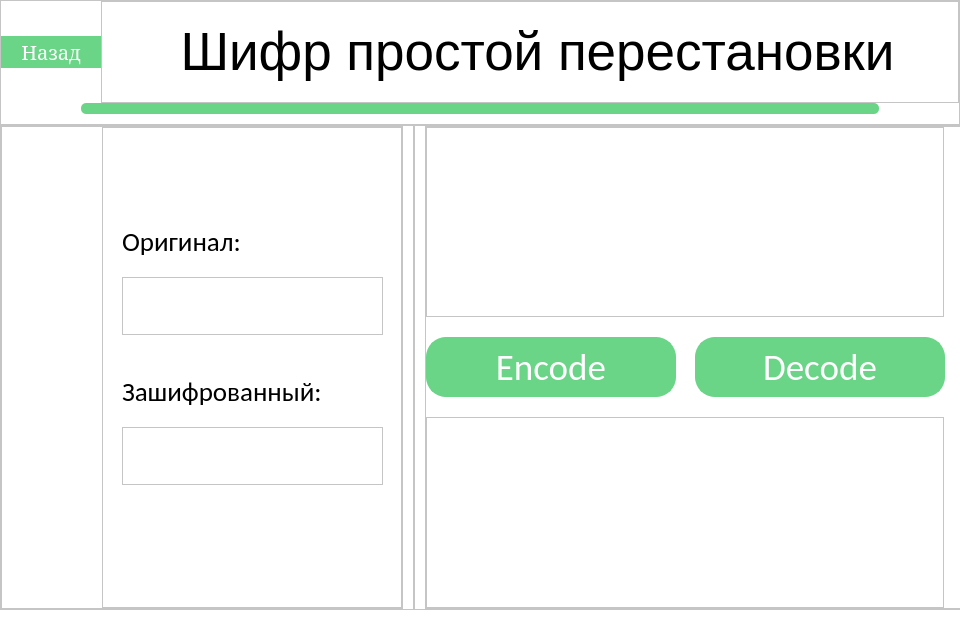
<?xml version="1.0" encoding="UTF-8"?>
<ui version="4.0">
 <class>Invoices</class>
 <widget class="QDialog" name="Invoices">
  <property name="geometry">
   <rect>
    <x>0</x>
    <y>0</y>
    <width>960</width>
    <height>620</height>
   </rect>
  </property>
  <property name="minimumSize">
   <size>
    <width>960</width>
    <height>620</height>
   </size>
  </property>
  <property name="font">
   <font>
    <family>Bauhaus 93</family>
    <pointsize>72</pointsize>
   </font>
  </property>
  <property name="windowTitle">
   <string>Invoices</string>
  </property>
  <property name="styleSheet">
   <string notr="true">background: rgb(255, 255, 255);
background-position: center;</string>
  </property>
  <layout class="QVBoxLayout" name="verticalLayout_2">
   <property name="spacing">
    <number>0</number>
   </property>
   <property name="leftMargin">
    <number>0</number>
   </property>
   <property name="topMargin">
    <number>0</number>
   </property>
   <property name="rightMargin">
    <number>0</number>
   </property>
   <property name="bottomMargin">
    <number>0</number>
   </property>
   <item>
    <layout class="QVBoxLayout" name="verticalLayout">
     <item>
      <widget class="QFrame" name="frame">
       <property name="frameShape">
        <enum>QFrame::StyledPanel</enum>
       </property>
       <property name="frameShadow">
        <enum>QFrame::Raised</enum>
       </property>
       <layout class="QVBoxLayout" name="verticalLayout_7">
        <property name="spacing">
         <number>0</number>
        </property>
        <property name="leftMargin">
         <number>0</number>
        </property>
        <property name="topMargin">
         <number>0</number>
        </property>
        <property name="rightMargin">
         <number>0</number>
        </property>
        <property name="bottomMargin">
         <number>0</number>
        </property>
        <item>
         <layout class="QVBoxLayout" name="verticalLayout_6">
          <item>
           <layout class="QHBoxLayout" name="horizontalLayout_8">
            <item>
             <widget class="QPushButton" name="backButton">
              <property name="maximumSize">
               <size>
                <width>100</width>
                <height>16777215</height>
               </size>
              </property>
              <property name="font">
               <font>
                <family>MS Serif</family>
                <pointsize>15</pointsize>
               </font>
              </property>
              <property name="styleSheet">
               <string notr="true">
QPushButton{
background-color: #6ad487;
border-radius: 20;
color: white; 

border: 2px solid #6ad487;
}

QPushButton:hover {

	
	
	border-color: rgb(255, 255, 255);
	font: 17pt &quot;MS Serif&quot;;
}

</string>
              </property>
              <property name="text">
               <string>Назад</string>
              </property>
             </widget>
            </item>
            <item>
             <widget class="QFrame" name="frame_6">
              <property name="frameShape">
               <enum>QFrame::StyledPanel</enum>
              </property>
              <property name="frameShadow">
               <enum>QFrame::Raised</enum>
              </property>
              <layout class="QVBoxLayout" name="verticalLayout_9">
               <property name="spacing">
                <number>0</number>
               </property>
               <property name="leftMargin">
                <number>20</number>
               </property>
               <property name="topMargin">
                <number>20</number>
               </property>
               <property name="rightMargin">
                <number>5</number>
               </property>
               <property name="bottomMargin">
                <number>20</number>
               </property>
               <item>
                <widget class="QLabel" name="label">
                 <property name="font">
                  <font>
                   <pointsize>40</pointsize>
                  </font>
                 </property>
                 <property name="text">
                  <string>Шифр простой перестановки</string>
                 </property>
                 <property name="alignment">
                  <set>Qt::AlignCenter</set>
                 </property>
                </widget>
               </item>
              </layout>
             </widget>
            </item>
           </layout>
          </item>
         </layout>
        </item>
        <item>
         <layout class="QVBoxLayout" name="verticalLayout_5">
          <property name="spacing">
           <number>0</number>
          </property>
          <property name="leftMargin">
           <number>80</number>
          </property>
          <property name="rightMargin">
           <number>80</number>
          </property>
          <property name="bottomMargin">
           <number>10</number>
          </property>
          <item alignment="Qt::AlignVCenter">
           <widget class="QFrame" name="frame_7">
            <property name="minimumSize">
             <size>
              <width>0</width>
              <height>11</height>
             </size>
            </property>
            <property name="maximumSize">
             <size>
              <width>16777215</width>
              <height>0</height>
             </size>
            </property>
            <property name="styleSheet">
             <string notr="true">background-color: #6ad487;
border-radius: 5;
color: white; 
</string>
            </property>
            <property name="frameShape">
             <enum>QFrame::StyledPanel</enum>
            </property>
            <property name="frameShadow">
             <enum>QFrame::Raised</enum>
            </property>
            <layout class="QVBoxLayout" name="verticalLayout_8">
             <property name="spacing">
              <number>0</number>
             </property>
             <property name="leftMargin">
              <number>80</number>
             </property>
             <property name="topMargin">
              <number>10</number>
             </property>
             <property name="rightMargin">
              <number>80</number>
             </property>
             <property name="bottomMargin">
              <number>20</number>
             </property>
            </layout>
           </widget>
          </item>
         </layout>
        </item>
       </layout>
      </widget>
     </item>
    </layout>
   </item>
   <item>
    <layout class="QHBoxLayout" name="horizontalLayout">
     <property name="spacing">
      <number>10</number>
     </property>
     <property name="bottomMargin">
      <number>10</number>
     </property>
     <item alignment="Qt::AlignHCenter">
      <widget class="QFrame" name="frame_2">
       <property name="frameShape">
        <enum>QFrame::StyledPanel</enum>
       </property>
       <property name="frameShadow">
        <enum>QFrame::Raised</enum>
       </property>
       <layout class="QHBoxLayout" name="horizontalLayout_4">
        <property name="spacing">
         <number>10</number>
        </property>
        <property name="leftMargin">
         <number>0</number>
        </property>
        <property name="topMargin">
         <number>0</number>
        </property>
        <property name="rightMargin">
         <number>0</number>
        </property>
        <property name="bottomMargin">
         <number>0</number>
        </property>
        <item>
         <layout class="QHBoxLayout" name="horizontalLayout_2">
          <item>
           <widget class="QFrame" name="frame_3">
            <property name="frameShape">
             <enum>QFrame::StyledPanel</enum>
            </property>
            <property name="frameShadow">
             <enum>QFrame::Raised</enum>
            </property>
            <layout class="QHBoxLayout" name="horizontalLayout_5">
             <property name="spacing">
              <number>10</number>
             </property>
             <property name="leftMargin">
              <number>100</number>
             </property>
             <property name="topMargin">
              <number>0</number>
             </property>
             <property name="rightMargin">
              <number>0</number>
             </property>
             <property name="bottomMargin">
              <number>0</number>
             </property>
             <item>
              <layout class="QVBoxLayout" name="verticalLayout_10">
               <item>
                <widget class="QFrame" name="frame_8">
                 <property name="minimumSize">
                  <size>
                   <width>300</width>
                   <height>0</height>
                  </size>
                 </property>
                 <property name="frameShape">
                  <enum>QFrame::StyledPanel</enum>
                 </property>
                 <property name="frameShadow">
                  <enum>QFrame::Raised</enum>
                 </property>
                 <widget class="QTextEdit" name="origFileEdit">
                  <property name="geometry">
                   <rect>
                    <x>20</x>
                    <y>150</y>
                    <width>261</width>
                    <height>58</height>
                   </rect>
                  </property>
                  <property name="minimumSize">
                   <size>
                    <width>0</width>
                    <height>58</height>
                   </size>
                  </property>
                  <property name="maximumSize">
                   <size>
                    <width>16777215</width>
                    <height>58</height>
                   </size>
                  </property>
                 </widget>
                 <widget class="QLabel" name="label_3">
                  <property name="geometry">
                   <rect>
                    <x>20</x>
                    <y>90</y>
                    <width>150</width>
                    <height>50</height>
                   </rect>
                  </property>
                  <property name="font">
                   <font>
                    <family>Calibri</family>
                    <pointsize>20</pointsize>
                   </font>
                  </property>
                  <property name="text">
                   <string>Оригинал:</string>
                  </property>
                 </widget>
                 <widget class="QLabel" name="label_4">
                  <property name="geometry">
                   <rect>
                    <x>20</x>
                    <y>240</y>
                    <width>211</width>
                    <height>50</height>
                   </rect>
                  </property>
                  <property name="font">
                   <font>
                    <family>Calibri</family>
                    <pointsize>20</pointsize>
                   </font>
                  </property>
                  <property name="text">
                   <string>Зашифрованный:</string>
                  </property>
                 </widget>
                 <widget class="QTextEdit" name="processedFileEdit">
                  <property name="geometry">
                   <rect>
                    <x>20</x>
                    <y>300</y>
                    <width>261</width>
                    <height>58</height>
                   </rect>
                  </property>
                  <property name="minimumSize">
                   <size>
                    <width>0</width>
                    <height>58</height>
                   </size>
                  </property>
                  <property name="maximumSize">
                   <size>
                    <width>16777215</width>
                    <height>58</height>
                   </size>
                  </property>
                 </widget>
                </widget>
               </item>
              </layout>
             </item>
            </layout>
           </widget>
          </item>
         </layout>
        </item>
        <item>
         <layout class="QVBoxLayout" name="verticalLayout_3">
          <item>
           <widget class="QFrame" name="frame_4">
            <property name="frameShape">
             <enum>QFrame::StyledPanel</enum>
            </property>
            <property name="frameShadow">
             <enum>QFrame::Raised</enum>
            </property>
            <layout class="QVBoxLayout" name="verticalLayout_4">
             <property name="spacing">
              <number>0</number>
             </property>
             <property name="leftMargin">
              <number>0</number>
             </property>
             <property name="topMargin">
              <number>0</number>
             </property>
             <property name="rightMargin">
              <number>0</number>
             </property>
             <property name="bottomMargin">
              <number>0</number>
             </property>
            </layout>
           </widget>
          </item>
         </layout>
        </item>
        <item>
         <layout class="QHBoxLayout" name="horizontalLayout_3">
          <item>
           <widget class="QFrame" name="frame_5">
            <property name="minimumSize">
             <size>
              <width>620</width>
              <height>0</height>
             </size>
            </property>
            <property name="frameShape">
             <enum>QFrame::StyledPanel</enum>
            </property>
            <property name="frameShadow">
             <enum>QFrame::Raised</enum>
            </property>
            <layout class="QHBoxLayout" name="horizontalLayout_6">
             <property name="spacing">
              <number>20</number>
             </property>
             <property name="leftMargin">
              <number>0</number>
             </property>
             <property name="topMargin">
              <number>0</number>
             </property>
             <property name="rightMargin">
              <number>100</number>
             </property>
             <property name="bottomMargin">
              <number>0</number>
             </property>
             <item>
              <layout class="QVBoxLayout" name="verticalLayout_11">
               <item>
                <widget class="QTextEdit" name="textEdit"/>
               </item>
               <item>
                <layout class="QHBoxLayout" name="horizontalLayout_7">
                 <item>
                  <widget class="QPushButton" name="encodeButton">
                   <property name="minimumSize">
                    <size>
                     <width>250</width>
                     <height>60</height>
                    </size>
                   </property>
                   <property name="maximumSize">
                    <size>
                     <width>250</width>
                     <height>60</height>
                    </size>
                   </property>
                   <property name="font">
                    <font>
                     <family>Calibri</family>
                     <pointsize>28</pointsize>
                    </font>
                   </property>
                   <property name="styleSheet">
                    <string notr="true">
QPushButton{
background-color: #6ad487;
border-radius: 20;
color: white; 

border: 2px solid #6ad487;
}

QPushButton:hover {

	
	
	border-color: rgb(255, 255, 255);
	font: 28pt &quot;Broadway&quot;;
}

</string>
                   </property>
                   <property name="text">
                    <string>Encode</string>
                   </property>
                  </widget>
                 </item>
                 <item>
                  <widget class="QPushButton" name="decodeButton">
                   <property name="minimumSize">
                    <size>
                     <width>250</width>
                     <height>60</height>
                    </size>
                   </property>
                   <property name="maximumSize">
                    <size>
                     <width>250</width>
                     <height>16777215</height>
                    </size>
                   </property>
                   <property name="font">
                    <font>
                     <family>Calibri</family>
                     <pointsize>28</pointsize>
                    </font>
                   </property>
                   <property name="styleSheet">
                    <string notr="true">
QPushButton{
background-color: #6ad487;
border-radius: 20;
color: white; 

border: 2px solid #6ad487;
}

QPushButton:hover {

	
	
	border-color: rgb(255, 255, 255);
	font: 28pt &quot;Broadway&quot;;
}

</string>
                   </property>
                   <property name="text">
                    <string>Decode</string>
                   </property>
                  </widget>
                 </item>
                </layout>
               </item>
               <item>
                <widget class="QTextEdit" name="resultEdit"/>
               </item>
              </layout>
             </item>
            </layout>
           </widget>
          </item>
         </layout>
        </item>
       </layout>
      </widget>
     </item>
    </layout>
   </item>
  </layout>
 </widget>
 <resources/>
 <connections/>
</ui>
